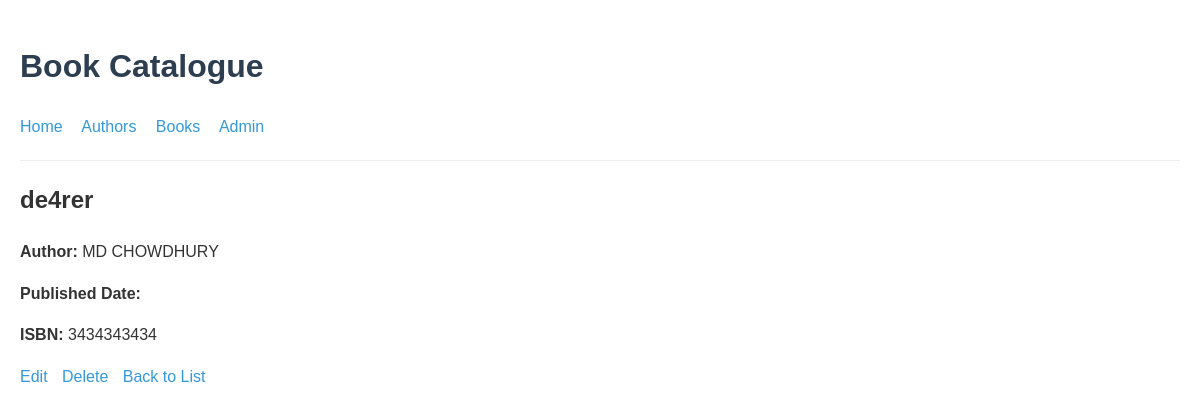
/books/2/, run on an earlier commit of the app's database.
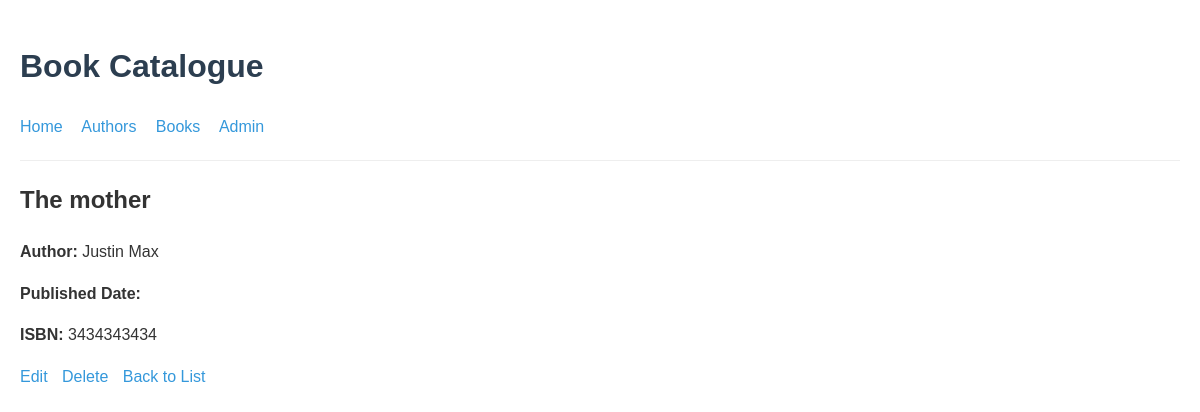
And on a later commit of the database.
### books/models.py (models this page shows, shortened)
class Book(models.Model):
    title = models.CharField(max_length=200)
    author = models.ForeignKey(Author, on_delete=models.CASCADE, related_name='books')
    summary = models.TextField(blank=True, null=True)
    isbn = models.CharField('ISBN', max_length=13, unique=True)
    published_date = models.DateField(blank=True, null=True)
    pages = models.PositiveIntegerField(blank=True, null=True)
    class Meta:
        ordering = ['title']
        verbose_name = 'Book'
        verbose_name_plural = 'Books'

class Author(models.Model):
    first_name = models.CharField(max_length=100)
    last_name = models.CharField(max_length=100)
    bio = models.TextField(blank=True, null=True)
    birth_date = models.DateField(blank=True, null=True)
    class Meta:
        ordering = ['last_name', 'first_name']
        verbose_name = 'Author'
        verbose_name_plural = 'Authors'
    def __str__(self) -> str:
        return f"{self.first_name} {self.last_name}"

### books/views.py (the view)
# urls.py: path('books/<int:pk>/', views.BookDetailView.as_view(), name='book-detail'),
class BookDetailView(DetailView):
    model = Book
    template_name = 'books/book_detail.html'

### books/templates/books/book_detail.html (shortened to what this page needs)
{% extends 'books/base.html' %}
{% block content %}
    <div class="book-card">
        <h2>{{ book.title }}</h2>
        <p><strong>Author:</strong> {{ book.author }}</p>
        <p><strong>Published Date:</strong> {{ book.published_date|date:"F j, Y" }}</p>
        <p><strong>ISBN:</strong> {{ book.isbn }}</p>
        <div class="actions">
            <a href="{% url 'books:book-update' book.pk %}">Edit</a>
            <a href="{% url 'books:book-delete' book.pk %}">Delete</a>
            <a href="{% url 'books:book-list' %}">Back to List</a>
        </div>
    </div>
{% endblock %}

What changed in the data, as far as the page shows it:
changed Book: title "de4rer" → "The mother"; author "MD CHOWDHURY" → "Justin Max"
